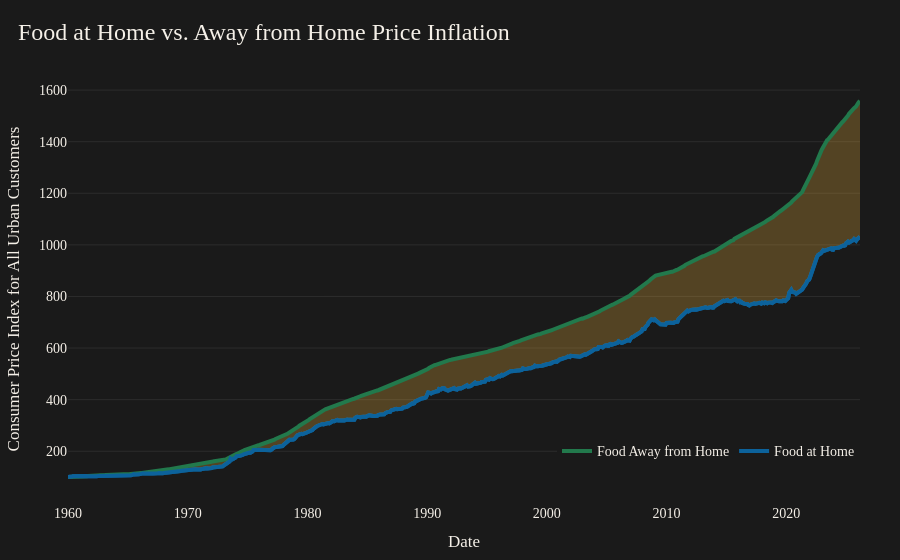

This figure's notebook cell:
### Code cell
# line chart of food at home vs food away from home cpis 

# data 
x = both_cpi["observation_date"]
food_home_cpi = both_cpi["food_home_cpi_reindex"]
food_away_cpi = both_cpi["food_away_cpi_reindex"]

# figure
fig = go.Figure()

# line plot 
fig.add_trace(
    go.Scatter(
        x=x,
        y=food_home_cpi,
        mode="lines",
        name="Food at Home",
        line=dict(
            color='#0c629b',
            width=4
        ),
        hovertemplate=
        "Food at Home CPI: %{y:.1f}<extra></extra>",
    )
)
fig.add_trace(
    go.Scatter(
        x=x,
        y=food_away_cpi,
        mode="lines",
        name="Food Away from Home",
        line=dict(
            color="#22794c",
            width=4
        ),
        hovertemplate=
        "Food Away from Home CPI: %{y:.1f}<extra></extra>"
    )
)
fig.add_trace(
    go.Scatter(
        x=x,
        y=food_home_cpi,
        mode="lines",
        name="Food at Home",
        line=dict(
            color='#0c629b',
            width=4
        ),
        fill='tonexty',
        fillcolor='rgba(214, 162, 58, 0.3)',
        hoverinfo='skip',
        showlegend=False
    )
)

# title and layout 
fig.update_layout(
    template="plotly_dark",

    title=dict(
        text="Food at Home vs. Away from Home Price Inflation",
        x=0.02,
        xanchor="left",
        font=dict(
            family="Playfair Display",
            size=24
        )
    ),

    font=dict(
        family="Source Sans 3",
        color="#f5f0e8",
        size=14
    ),

    paper_bgcolor="#1a1a1a",
    plot_bgcolor="#1a1a1a",

    margin=dict(l=60, r=40, t=80, b=60),

    hovermode="x unified",

    xaxis=dict(
        title="Date",
        showgrid=False,
        tickfont=dict(size=14),
        zeroline=False,
        ticklabelstandoff=5
    ),

    yaxis=dict(
        title="Consumer Price Index for All Urban Customers",
        tickfont=dict(size=14),
        gridcolor="rgba(255,255,255,0.08)",
        zeroline=False
    ),

    legend=dict(
        orientation="h",
        yanchor="top",
        y=0.15,
        xanchor="right",
        x=1,
        itemclick=False,
        itemdoubleclick=False
    )
)

fig.show()

### Figure 1 — Plotly figure (JSON) as saved in the notebook; plotly's stock layout.template omitted (floating-point values rounded to 4 significant figures; data arrays with more than 128 entries replaced by an {"elided": "..."} marker saying what was removed)
{"data": [{"hovertemplate": "Food at Home CPI: %{y:.1f}<extra></extra>", "line": {"color": "#0c629b", "width": 4}, "mode": "lines", "name": "Food at Home", "type": "scatter", "x": {"elided": "794 str values"}, "y": {"elided": "794 float values"}}, {"hovertemplate": "Food Away from Home CPI: %{y:.1f}<extra></extra>", "line": {"color": "#22794c", "width": 4}, "mode": "lines", "name": "Food Away from Home", "type": "scatter", "x": {"elided": "794 str values"}, "y": {"elided": "794 float values"}}, {"fill": "tonexty", "fillcolor": "rgba(214, 162, 58, 0.3)", "hoverinfo": "skip", "line": {"color": "#0c629b", "width": 4}, "mode": "lines", "name": "Food at Home", "showlegend": false, "type": "scatter", "x": {"elided": "794 str values"}, "y": {"elided": "794 float values"}}], "layout": {"font": {"color": "#f5f0e8", "family": "Source Sans 3", "size": 14}, "hovermode": "x unified", "legend": {"itemclick": false, "itemdoubleclick": false, "orientation": "h", "x": 1, "xanchor": "right", "y": 0.15, "yanchor": "top"}, "margin": {"b": 60, "l": 60, "r": 40, "t": 80}, "paper_bgcolor": "#1a1a1a", "plot_bgcolor": "#1a1a1a", "title": {"font": {"family": "Playfair Display", "size": 24}, "text": "Food at Home vs. Away from Home Price Inflation", "x": 0.02, "xanchor": "left"}, "xaxis": {"showgrid": false, "tickfont": {"size": 14}, "ticklabelstandoff": 5, "title": {"text": "Date"}, "zeroline": false}, "yaxis": {"gridcolor": "rgba(255,255,255,0.08)", "tickfont": {"size": 14}, "title": {"text": "Consumer Price Index for All Urban Customers"}, "zeroline": false}}}
